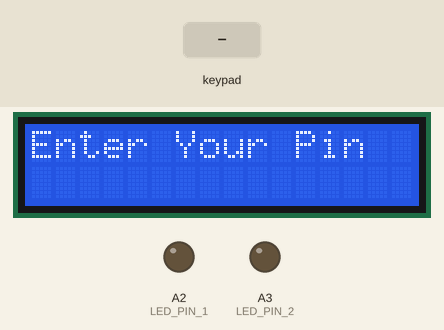
Recording of a sketch running on a simulated Arduino Uno, built with avr-gcc and run on an emulated ATmega328P. On the bench: 16×2 character LCD, output pins drawn as LEDs (lit = HIGH). Inputs (shaded band) come from the test bench. What the sketch prints to the serial monitor is not drawn.

Above: at 1.2 s.
1.3 s: keypad keys 9 8 7 6 # pressed 0.4 s apart
At 6.1 s:
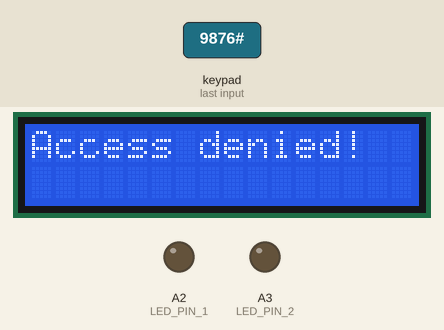
6.3 s: key '#' pressed
At 11.6 s:
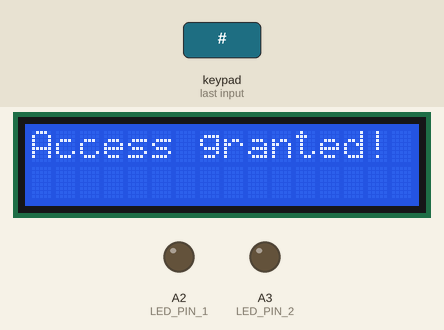
12.3 s: key 'A' pressed
15.3 s: keypad keys 5 4 3 2 pressed 0.4 s apart
At 17.3 s:
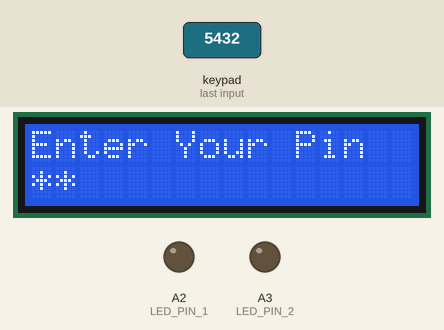
19.9 s: keypad keys 9 8 7 6 D pressed 0.4 s apart
At 24.8 s:
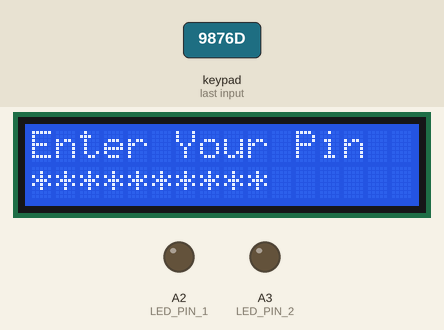
24.9 s: key 'B' pressed
At 27.2 s:
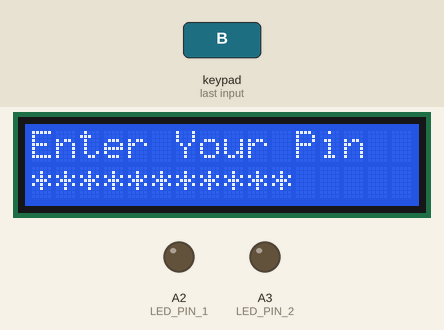
Timing chart, 0 to 28.2 s (numbered marks = the images above; inputs shaded):
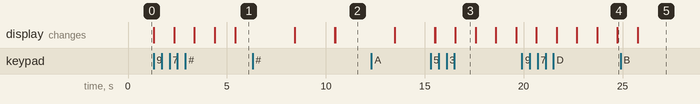

The sketch:

SLAVE2FINAL.ino
```cpp
#include <CAN.h>
#include <Arduino.h>
#include <Keypad.h>
#include <Adafruit_LiquidCrystal.h>
#define RECEIVER_ID 0x102
const int MAX_PACKET_SIZE = 101; // Maximum expected packet size
Adafruit_LiquidCrystal lcd(A0, A1, 5, 4, 3, 2);
char receivedPassword[MAX_PACKET_SIZE]; // Buffer to store the received password
const int LED_PIN_1 = A2;
const int LED_PIN_2 = A3;
// Define the keypad layout and pins
const byte ROWS = 4;
const byte COLS = 4;
char keys[ROWS][COLS] = {
  {'1','2','3','A'},
  {'4','5','6','B'},
  {'7','8','9','C'},
  {'*','0','#','D'}
};
byte rowPins[ROWS] = {9, 8, 7, 6}; // Connect to the row pinouts of the keypad
byte colPins[COLS] = {5, 4, 3, 2}; // Connect to the column pinouts of the keypad
Keypad keypad = Keypad(makeKeymap(keys), rowPins, colPins, ROWS, COLS);

String inputPassword; // Variable to store the entered password

void setup() {
  lcd.begin(16, 2);
  lcd.print("Enter Your Pin");
  Serial.begin(9600);
  while (!Serial);
  Serial.println("CAN Receiver");

  if (!CAN.begin(500E3)) {
    Serial.println("Starting CAN failed!");
    while (1);
  }
  CAN.filter(RECEIVER_ID, 101); // Set filter to only receive packets with RECEIVER_ID
  pinMode(LED_PIN_1, OUTPUT);
  pinMode(LED_PIN_2, OUTPUT);
}

void loop() {
  // Check if there is any CAN message received
  if (CAN.parsePacket()) {
    // Limit buffer size to avoid overflows
    int bufferSize = min(CAN.packetDlc(), sizeof(receivedPassword) - 1);
    int bytesRead = CAN.readBytes(receivedPassword, bufferSize);
    receivedPassword[bytesRead] = '\0';

    // Process the received password (optional)
    // Here, you can add any custom processing logic for the received password.

    // For demonstration purposes, let's print the received password.
    //Serial.print("Received Password: ");
    //Serial.println(receivedPassword);
  }

  if (keypad.getKeys()) {
    for (int i = 0; i < LIST_MAX; i++) {
      if (keypad.key[i].stateChanged && keypad.key[i].kstate == PRESSED) {
        char keyChar = keypad.key[i].kchar;
        Serial.print("Entered Character: ");
        Serial.println(keyChar);

        if (keyChar == '*') {
          // Clear the entered password when '*' is pressed
          inputPassword = ""; // Clear the entered password
          lcd.clear();
          lcd.print("Enter Your Pin");
          lcd.print(getAsterisks(inputPassword.length()));
        } else if (keyChar == '#') {
          // Check if the entered password matches the predefined password when '#' is pressed
          if (inputPassword.equals(receivedPassword)) {
            lcd.clear();
            lcd.print("Access granted!");
            delay(3000);
            lcd.clear();
            lcd.print("Thank You");
            delay(2000);
            lcd.clear();
            lcd.print("Enter Your Pin");
            // Convert the String to a uint8_t buffer and send it as a reply (Access Granted)
            size_t passwordLength = inputPassword.length();
            const uint8_t* passwordBuffer = reinterpret_cast<const uint8_t*>(inputPassword.c_str());
            CAN.beginPacket(RECEIVER_ID);
            CAN.write(passwordBuffer, passwordLength);
            CAN.endPacket();
            Serial.println("Access Granted");
          } else {
            lcd.clear();
            lcd.print("Access denied!");
            delay(3000);
            lcd.clear();
            lcd.print("Try Again!");
            delay(2000);
            lcd.clear();
            lcd.print("Enter Your Pin");
            // Send the "Access Denied" message as a reply
            const char* deniedMessage = "DENIED";
            CAN.beginPacket(RECEIVER_ID);
            CAN.write(reinterpret_cast<const uint8_t*>(deniedMessage), strlen(deniedMessage));
            CAN.endPacket();
            Serial.println("Access Denied");
          }
          // Clear the entered password after checking
          inputPassword = "";
          // Clear the asterisks from the second line
          lcd.setCursor(0, 1);
          lcd.print(getAsterisks(inputPassword.length()));
        } else {
          // Append other characters to the entered password
          inputPassword += keyChar;
          // Display asterisk for each entered character on the second line
          lcd.setCursor(inputPassword.length() - 1, 1);
          lcd.print("*");
          delay(1000);
        }
      }
    }
  }
}

String getAsterisks(int length) {
  String asterisks = "";
  for (int i = 0; i < length; i++) {
    asterisks += "*";
  }
  return asterisks;
}
```

Measured:
- after the input at 1.3 s, the display: first changes at once (image 1 shows a later state)
- after the input at 6.3 s, the display: first differs from a run without the input after 4.2 s (image 2)
- after the input at 15.3 s, the display: first differs from a run without the input after 1.3 s (image 3)
- after the input at 19.9 s, the display: first changes after 0.74 s (image 4 shows a later state)
- after the input at 24.9 s, the display: changes after 0.86 s (image 5)
- what the display in image 3 shows lasts 1.0 s, from 16.6 s to 17.6 s
